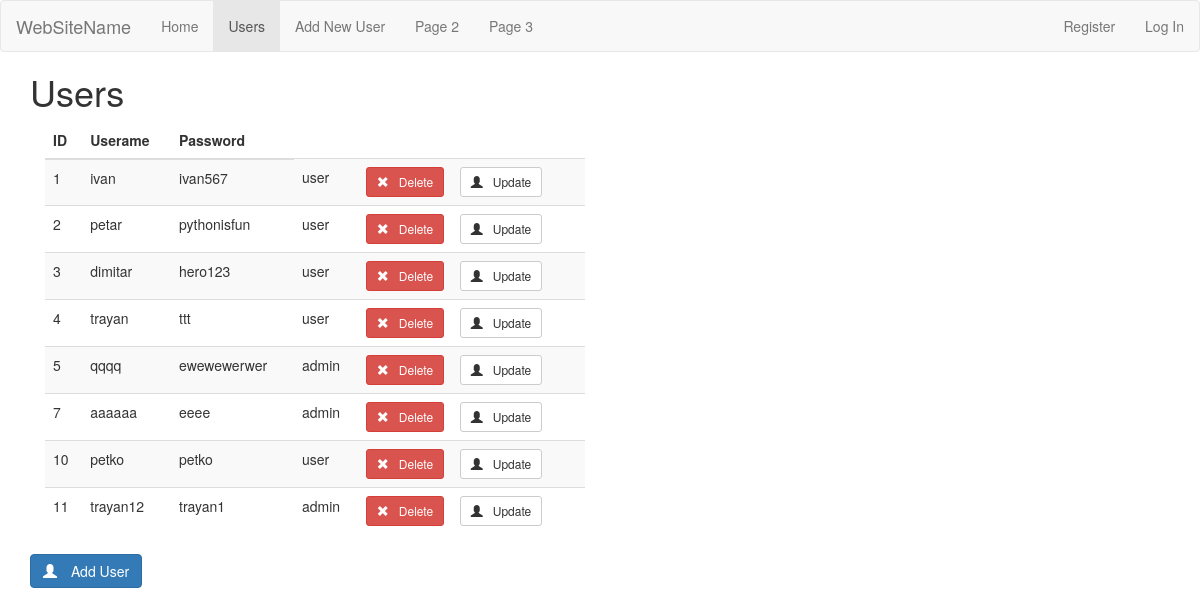
/users, run on an earlier commit of the app's database.
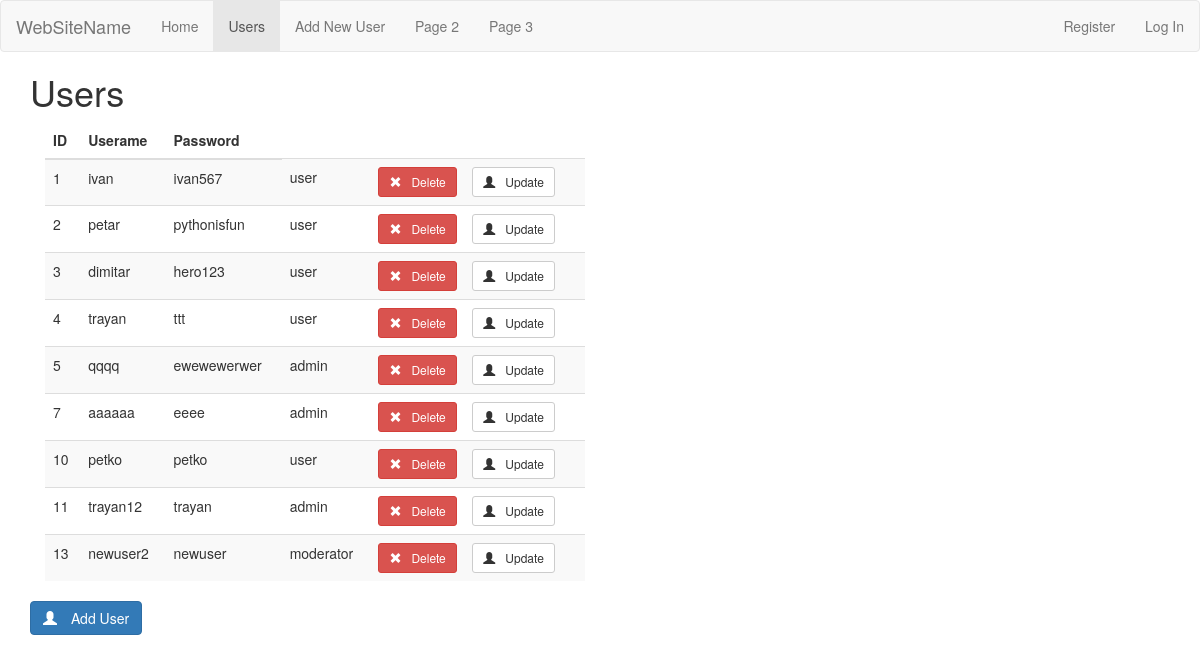
And on a later commit of the database.
### tables this page shows
CREATE TABLE user (
  id INTEGER PRIMARY KEY AUTOINCREMENT,
  username TEXT UNIQUE NOT NULL,
  password TEXT NOT NULL,
  role TEXT NOT NULL DEFAULT 'user'
);

### server.py (the view)
@app.route('/users')
def users():
    g.active_url = '/users'
    db = get_db()
    users = get_all_users()
    print_users(users)
    return render_template('user/users.html', users=users)

### server.py (called while the page is built)
def get_db():
    if 'db' not in g:
        g.db = sqlite3.connect(DATABASE, detect_types=sqlite3.PARSE_DECLTYPES)
        g.db.row_factory = sqlite3.Row
    return g.db

def get_all_users():
    users = g.db.execute('SELECT * FROM user').fetchall()
    return users

def print_user(user):
    print('ID: ', user['id'], ', username: ', user['username'], ', password: ', user['password'],
              ', role: ', user['role'])

def print_users(user_list):
    for user in user_list:
        print_user(user)

### templates/user/users.html
{% extends 'base.html' %}
{% block header %}
    <h1 class="container">{% block title %}Users{% endblock %}</h1>
{% endblock %}
{% block content %}
<section class="user col-sm-6">
    <table class="table table-striped">
        <thead>
        <tr>
            <th>ID</th>
            <th>Userame</th>
            <th>Password</th>
        </tr>
        </thead>
        <tbody>
            {% for user in users %}
            <tr>
                <td>{{ user['id'] }}</td>
                <td>{{ user['username'] }}</td>
                <td>{{ user['password'] }}</td>
                <td>{{ user['role'] }}</td>
                <td>
                    <form action="{{ url_for('delete_user', id=user['id']) }}" method="POST">
                        <button class="btn btn-sm btn-danger" type="submit">
                            <span class="glyphicon glyphicon-remove" style="padding-right: 10px"></span>Delete
                        </button>
                    </form>
                    <a href="{{ url_for('edit_user', id=user['id']) }}" class="btn btn-sm btn-default" type="submit">
                        <span class="glyphicon glyphicon-user" style="padding-right: 10px"></span>Update
                    </a>
                </td>
            </tr>
            {% endfor %}
        </tbody>
    </table>
    <div class="row">
        <a href="/users/add" class="btn btn-primary">
            <span class="glyphicon glyphicon-user" style="padding-right: 10px"></span> Add User
        </a>
    </div>
</section>
{% endblock %}

What changed in the data, as far as the page shows it:
changed user "trayan12": password "trayan1" → "trayan"
added user: id "13", username "newuser2", password "newuser", role "moderator"
